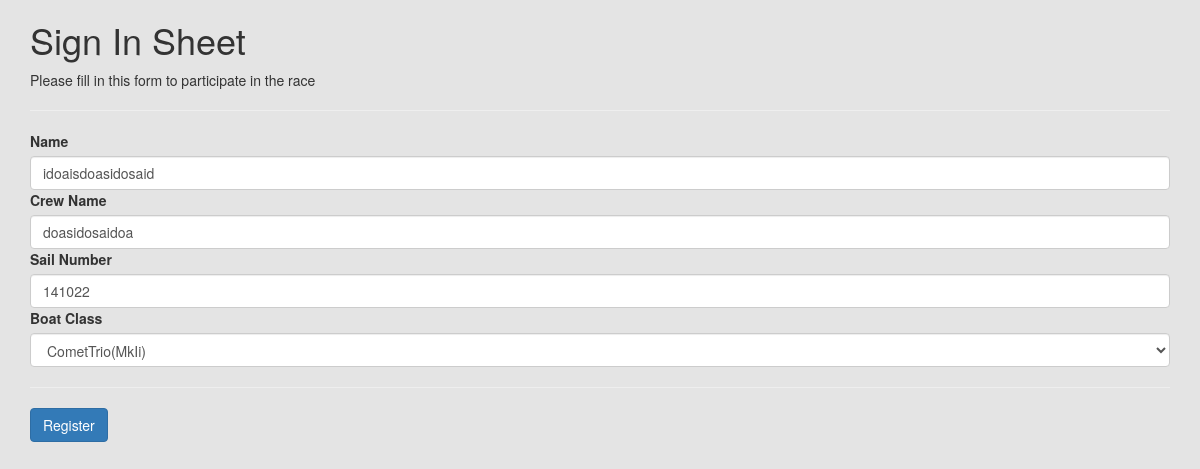
The app's page /editentry/5 with its own data.
### tables this page shows
CREATE TABLE "Racers" (
	"ID"	INTEGER,
	"name"	TEXT,
	"Crew"	name,
	"Sail"	Number,
	"Boat"	class,
	"Data"	TEXT NOT NULL,
	PRIMARY KEY("ID" AUTOINCREMENT)
);

### main.py (the view)
@app.route('/editentry/<id>')
def editentry(id):
    conn = sqlite3.connect(dbPath)
    c = conn.cursor()
    c.execute("SELECT * FROM Racers WHERE ID=?",(id))
    entry = c.fetchone()
    return render_template('entryEdit.html',boat =boats(),id=entry[0], name=entry[1], cName=entry[2], sailNo=entry[3], currentBoat=entry[4])

### function.py (called while the page is built)
def boats():
    boatList = []
    conn = sqlite3.connect(dbPath)
    c = conn.cursor()
    c.execute("SELECT Class,PY FROM pylist")
    rawboatList = c.fetchall()
    for items in rawboatList:
        boatList.append(items[0])
    return boatList

### templates/entryEdit.html (shortened to what this page needs)
<!DOCTYPE html>
<html>
<head>
    <link rel="stylesheet" href="https://maxcdn.bootstrapcdn.com/bootstrap/3.4.1/css/bootstrap.min.css">
    <link rel="stylesheet" href="static/RaceHome.css">
</head>
<body>
    <form action="http://ec2-35-178-146-200.eu-west-2.compute.amazonaws.com/editentry/{{id}}" method="post">
        <div class="form-group container">
            <h1>Sign In Sheet</h1>
            <p>Please fill in this form to participate in the race</p>
            <hr>
            <label for="name"><b>Name</b></label>
            <input class="form-control" type="text" placeholder="Enter Full Name" name="name" id="name" value="{{name}}" required>
            <label for="Cname"><b>Crew Name</b></label>
            <input class="form-control" type="text" placeholder="Enter Full Name" name="Cname" id="Cname" value="{{cName}}">
            <label for="sailNum"><b>Sail Number</b></label>
            <input class="form-control" type="number" placeholder="Enter Sail Number" name="sailNum" id="sailNum" value="{{sailNo}}" required>
            <label for="class"><b>Boat Class</b></label>
            <select class="form-control" id="class" name="class">
                {% for class in boat %}
                    {% if class==currentBoat %}
                        <option value={{class}} selected>{{class}}</option>
                    {%else%}
                        <option value={{class}}>{{class}}</option>
                    {%endif%}
                {% endfor %}
            </select>
            <hr>
            <button type="submit" class="btn btn-primary">Register</button>
        </div>
    </form>
</body>
</html>

### static/RaceHome.css (style rules this page uses)
body { background-color: #e4e4e4; }

### records on screen
Racers: name "idoaisdoasidosaid", Cname "doasidosaidoa", sailNum "141022"

### other values on screen
form field class "CometTrio(MkIi)"
